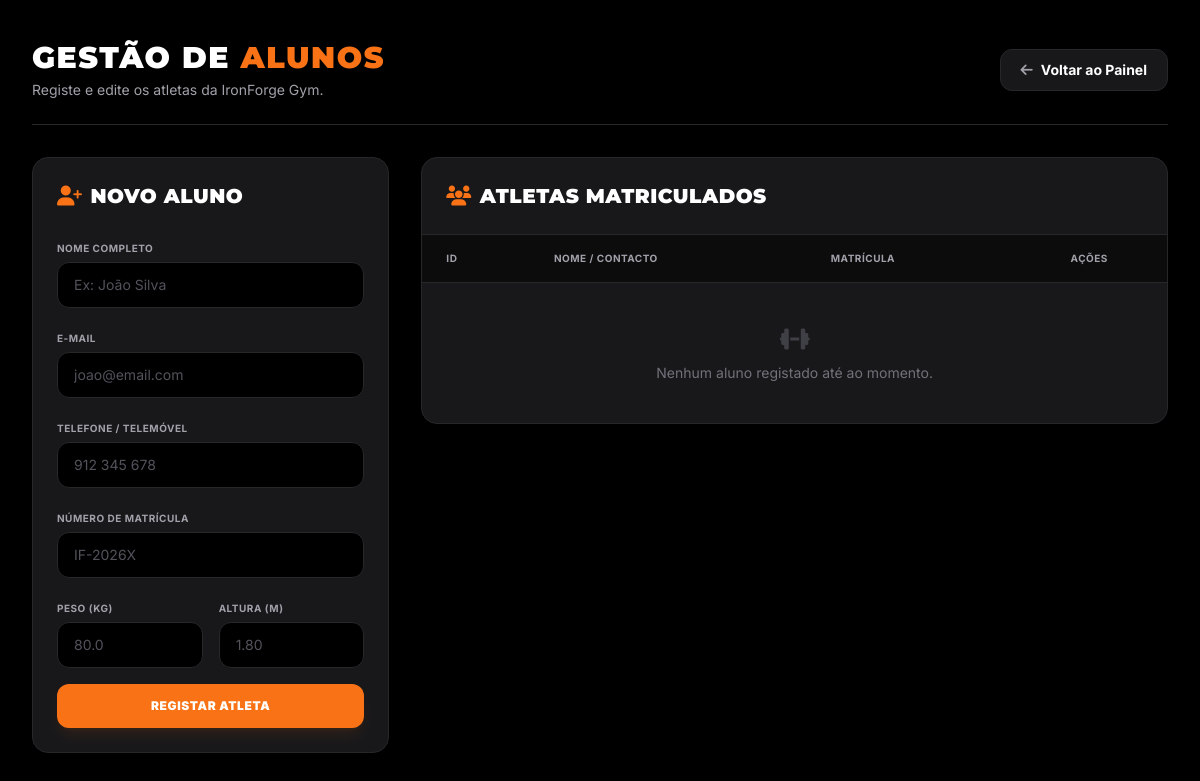
Before: /alunos with the older database file.
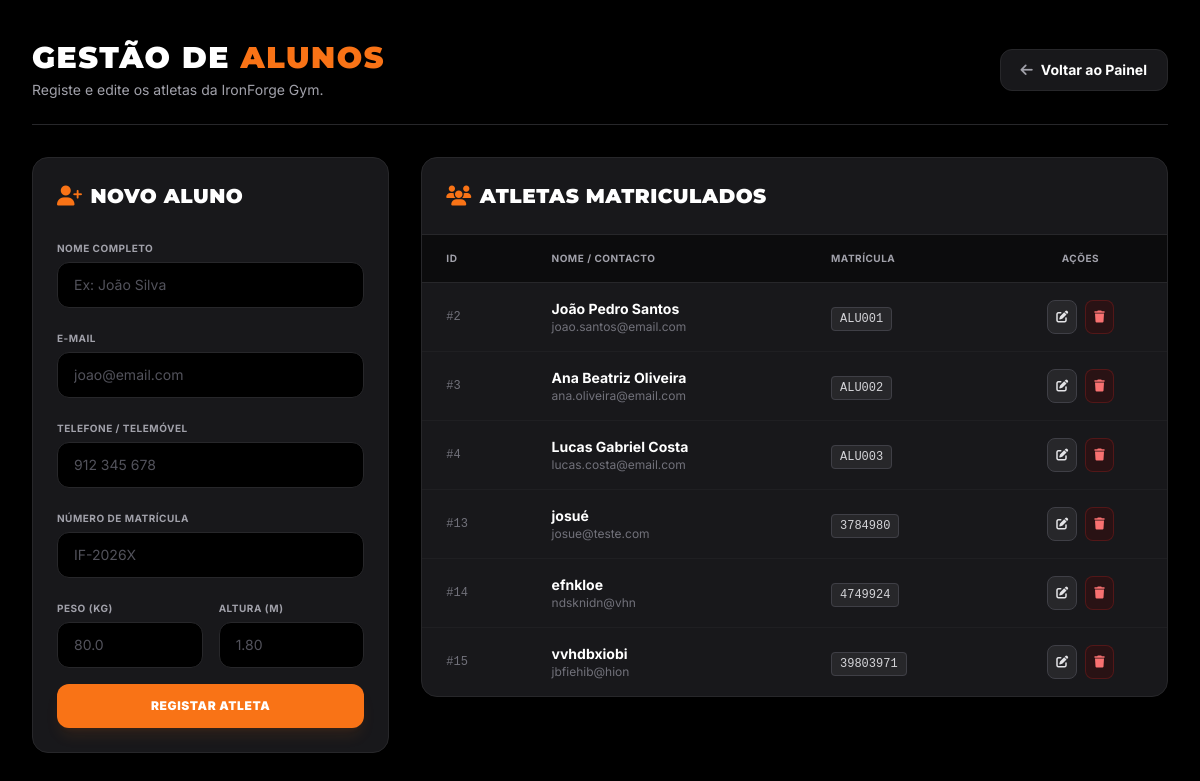
After: the same page with the newer database file.
### tables this page shows
CREATE TABLE alunos (
        id INTEGER PRIMARY KEY AUTOINCREMENT,
        nome TEXT NOT NULL,
        email TEXT NOT NULL,
        telefone TEXT,
        matricula TEXT NOT NULL,
        peso REAL,
        altura REAL
    );

### app.py (the view)
@app.route("/alunos")
def listar_alunos():
    return render_template("alunos.html", alunos=db.listar_alunos_db())

### database.py (called while the page is built)
def conectar():
    conexao = sqlite3.connect(DB_PATH)
    conexao.execute("PRAGMA foreign_keys = ON")
    return conexao

def listar_alunos_db():
    conexao = conectar()
    cursor = conexao.cursor()
    cursor.execute("SELECT * FROM alunos")
    dados = cursor.fetchall()
    conexao.close()
    return dados

### templates/alunos.html (shortened to what this page needs)
<!DOCTYPE html>
<html lang="pt-BR">
<head>
    <script src="https://cdn.tailwindcss.com"></script>
    <link rel="stylesheet" href="https://cdnjs.cloudflare.com/ajax/libs/font-awesome/6.4.0/css/all.min.css">
</head>
<body class="bg-black text-zinc-100 font-sans min-h-screen">
    <div class="max-w-7xl mx-auto px-4 sm:px-6 lg:px-8 py-10">
        <div class="flex flex-col sm:flex-row justify-between items-start sm:items-center border-b border-zinc-800 pb-6 mb-8 gap-4">
            <div>
                <h1 class="font-heading font-black text-3xl uppercase tracking-wider text-white">
                    Gestão de <span class="text-brand-500">Alunos</span>
                </h1>
                <p class="text-zinc-400 text-sm mt-1">Registe e edite os atletas da IronForge Gym.</p>
            </div>
            <a href="/painel" class="inline-flex items-center gap-2 bg-zinc-900 hover:bg-zinc-800 text-white font-bold text-sm px-5 py-2.5 rounded-xl border border-zinc-800 transition-all">
                <i class="fa-solid fa-arrow-left text-zinc-400"></i> Voltar ao Painel
            </a>
        </div>
        <div class="grid grid-cols-1 lg:grid-cols-3 gap-8 items-start">
            <div class="bg-zinc-900 border border-zinc-800 p-6 rounded-2xl shadow-xl">
                <h2 class="font-heading font-black text-xl uppercase tracking-wide text-white mb-6 flex items-center gap-2">
                    <i class="fa-solid fa-user-plus text-brand-500"></i> Novo Aluno
                </h2>
                <form action="/cadastrar_aluno" method="POST" class="space-y-4">
                    <div class="space-y-1">
                        <label class="text-[10px] font-bold uppercase tracking-wider text-zinc-400">Nome Completo</label>
                        <input type="text" name="nome" required placeholder="Ex: João Silva"
                               class="w-full bg-black border border-zinc-800 rounded-xl px-4 py-3 text-sm focus:outline-none focus:border-brand-500 text-white placeholder-zinc-600 transition-colors">
                    </div>
                    <div class="space-y-1">
                        <label class="text-[10px] font-bold uppercase tracking-wider text-zinc-400">E-mail</label>
                        <input type="email" name="email" required placeholder="joao@email.com"
                               class="w-full bg-black border border-zinc-800 rounded-xl px-4 py-3 text-sm focus:outline-none focus:border-brand-500 text-white placeholder-zinc-600 transition-colors">
                    </div>
                    <div class="space-y-1">
                        <label class="text-[10px] font-bold uppercase tracking-wider text-zinc-400">Telefone / Telemóvel</label>
                        <input type="text" name="telefone" placeholder="912 345 678"
                               class="w-full bg-black border border-zinc-800 rounded-xl px-4 py-3 text-sm focus:outline-none focus:border-brand-500 text-white placeholder-zinc-600 transition-colors">
                    </div>
                    <div class="space-y-1">
                        <label class="text-[10px] font-bold uppercase tracking-wider text-zinc-400">Número de Matrícula</label>
                        <input type="text" name="matricula" placeholder="IF-2026X"
                               class="w-full bg-black border border-zinc-800 rounded-xl px-4 py-3 text-sm focus:outline-none focus:border-brand-500 text-white placeholder-zinc-600 transition-colors">
                    </div>
                    <div class="grid grid-cols-2 gap-4">
                        <div class="space-y-1">
                            <label class="text-[10px] font-bold uppercase tracking-wider text-zinc-400">Peso (kg)</label>
                            <input type="number" step="0.01" name="peso" placeholder="80.0"
                                   class="w-full bg-black border border-zinc-800 rounded-xl px-4 py-3 text-sm focus:outline-none focus:border-brand-500 text-white placeholder-zinc-600 transition-colors">
                        </div>
                        <div class="space-y-1">
                            <label class="text-[10px] font-bold uppercase tracking-wider text-zinc-400">Altura (m)</label>
                            <input type="number" step="0.01" name="altura" placeholder="1.80"
                                   class="w-full bg-black border border-zinc-800 rounded-xl px-4 py-3 text-sm focus:outline-none focus:border-brand-500 text-white placeholder-zinc-600 transition-colors">
                        </div>
                    </div>
                    <button type="submit" class="w-full bg-brand-500 hover:bg-brand-600 text-white font-black uppercase py-3.5 rounded-xl transition-all shadow-lg shadow-brand-500/10 tracking-wider text-xs mt-4">
                        Registar Atleta
                    </button>
                </form>
            </div>
            <div class="lg:col-span-2 bg-zinc-900 border border-zinc-800 rounded-2xl shadow-xl overflow-hidden">
                <div class="p-6 border-b border-zinc-800">
                    <h2 class="font-heading font-black text-xl uppercase tracking-wide text-white flex items-center gap-2">
                        <i class="fa-solid fa-users text-brand-500"></i> Atletas Matriculados
                    </h2>
                </div>
                <div class="overflow-x-auto">
                    <table class="w-full text-left border-collapse">
                        <thead>
                            <tr class="bg-black/50 border-b border-zinc-800 text-[10px] font-bold uppercase tracking-wider text-zinc-400">
                                <th class="px-6 py-4">ID</th>
                                <th class="px-6 py-4">Nome / Contacto</th>
                                <th class="px-6 py-4">Matrícula</th>
                                <th class="px-6 py-4 text-center">Ações</th>
                            </tr>
                        </thead>
                        <tbody class="divide-y divide-zinc-800/50 text-sm">
                            {% for aluno in alunos %}
                            <tr class="hover:bg-zinc-800/30 transition-colors">
                                <td class="px-6 py-4 font-mono text-zinc-500 text-xs">#{{ aluno[0] }}</td>
                                <td class="px-6 py-4">
                                    <div class="font-bold text-white">{{ aluno[1] }}</div>
                                    <div class="text-xs text-zinc-500">{{ aluno[2] }}</div>
                                </td>
                                <td class="px-6 py-4">
                                    <span class="bg-zinc-800 border border-zinc-700 px-2 py-1 rounded text-xs text-zinc-300 font-mono">{{ aluno[4] if aluno[4] else 'N/A' }}</span>
                                </td>
                                <td class="px-6 py-4">
                                    <div class="flex justify-center items-center gap-2">
                                        <a href="/editar_aluno/{{ aluno[0] }}" class="p-2 bg-zinc-800 hover:bg-zinc-700 border border-zinc-700 hover:border-zinc-600 text-zinc-200 rounded-lg transition-all text-xs" title="Editar">
                                            <i class="fa-solid fa-pen-to-square"></i>
                                        </a>
                                        <a href="/excluir_aluno/{{ aluno[0] }}" onclick="return confirm('Tem a certeza que deseja remover este aluno?')"
                                           class="p-2 bg-red-950/40 hover:bg-red-900 border border-red-900/50 hover:border-red-700 text-red-400 hover:text-white rounded-lg transition-all text-xs" title="Excluir">
                                            <i class="fa-solid fa-trash"></i>
                                        </a>
                                    </div>
                                </td>
                            </tr>
                            {% else %}
                            <tr>
                                <td colspan="4" class="px-6 py-10 text-center text-zinc-500 text-sm">
                                    <i class="fa-solid fa-dumbbell text-2xl block mb-2 text-zinc-700"></i>
                                    Nenhum aluno registado até ao momento.
                                </td>
                            </tr>
                            {% endfor %}
                        </tbody>
                    </table>
                </div>
            </div>
        </div>
    </div>
</body>
</html>

Changed rows visible on the page:
added alunos: id "2", nome "João Pedro Santos", email "joao.santos@email.com", matricula "ALU001"
added alunos: id "3", nome "Ana Beatriz Oliveira", email "ana.oliveira@email.com", matricula "ALU002"
added alunos: id "4", nome "Lucas Gabriel Costa", email "lucas.costa@email.com", matricula "ALU003"
added alunos: id "13", nome "josué", email "josue@teste.com", matricula "3784980"
added alunos: id "14", nome "efnkloe", email "ndsknidn@vhn", matricula "4749924"
added alunos: id "15", nome "vvhdbxiobi", email "jbfiehib@hion", matricula "39803971"
Other visible differences:
text no longer shown: "Nenhum aluno registado até ao momento."
